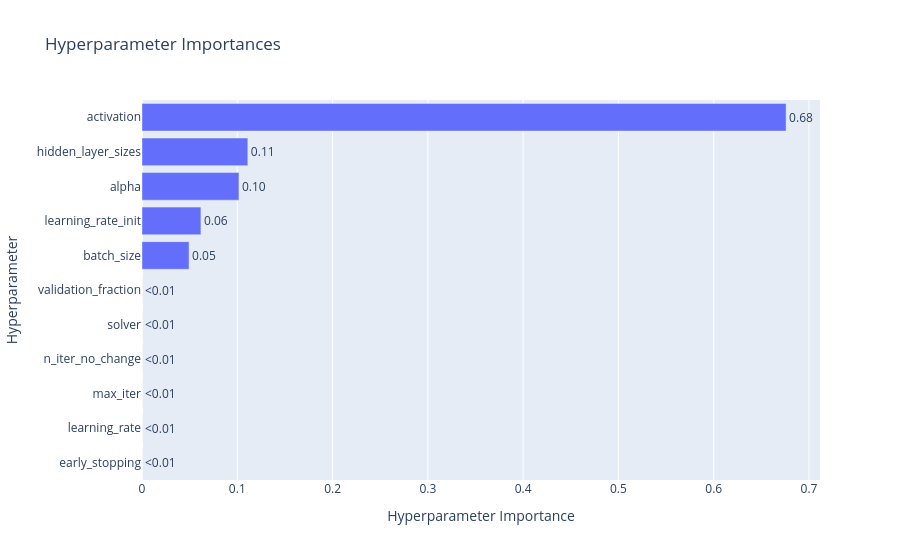

This figure's notebook cell:
### Markdown cell above
### 3.4 Visualizar Histórico da Busca

### Code cell
# Registro de Desempenho - plotar evolução da busca
optuna_vis.plot_param_importances(study)

### Figure 1 — Plotly figure (JSON) as saved in the notebook; plotly's stock layout.template omitted (floating-point values rounded to 4 significant figures)
{"data": [{"cliponaxis": false, "hovertemplate": ["early_stopping (CategoricalDistribution): 0.0<extra></extra>", "learning_rate (CategoricalDistribution): 0.0<extra></extra>", "max_iter (CategoricalDistribution): 0.0<extra></extra>", "n_iter_no_change (CategoricalDistribution): 0.0<extra></extra>", "solver (CategoricalDistribution): 0.0<extra></extra>", "validation_fraction (CategoricalDistribution): 0.0<extra></extra>", "batch_size (CategoricalDistribution): 0.04939166332251701<extra></extra>", "learning_rate_init (FloatDistribution): 0.06184443999491321<extra></extra>", "alpha (FloatDistribution): 0.10174513209262304<extra></extra>", "hidden_layer_sizes (CategoricalDistribution): 0.11106664594146658<extra></extra>", "activation (CategoricalDistribution): 0.6759521186484801<extra></extra>"], "name": "Objective Value", "orientation": "h", "text": ["<0.01", "<0.01", "<0.01", "<0.01", "<0.01", "<0.01", "0.05", "0.06", "0.10", "0.11", "0.68"], "textposition": "outside", "type": "bar", "x": [0, 0, 0, 0, 0, 0, 0.04939, 0.06184, 0.1017, 0.1111, 0.676], "y": ["early_stopping", "learning_rate", "max_iter", "n_iter_no_change", "solver", "validation_fraction", "batch_size", "learning_rate_init", "alpha", "hidden_layer_sizes", "activation"]}], "layout": {"title": {"text": "Hyperparameter Importances"}, "xaxis": {"title": {"text": "Hyperparameter Importance"}}, "yaxis": {"title": {"text": "Hyperparameter"}}}}
